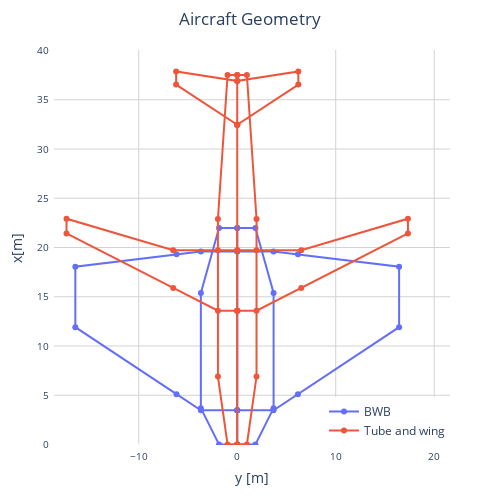

Source (notebook cell):
### Code cell
# BWB
y_wingBWB = np.array(
    [0, wing_root_yBWB, wing_kink_yBWB, wing_tip_yBWB, wing_tip_yBWB, wing_kink_yBWB, wing_root_yBWB, 0, 0]
)

x_wingBWB = np.array(
    [
        0,
        0,
        wing_kink_leading_edge_xBWB,
        wing_tip_leading_edge_xBWB,
        wing_tip_leading_edge_xBWB + wing_tip_chordBWB,
        wing_kink_leading_edge_xBWB + wing_kink_chordBWB,
        wing_root_chordBWB,
        wing_root_chordBWB,
        0,
    ]
)
"""
#####################################
# Horizontal Tail parameters - NOT INTERESTED IN THIS FOR A BWB, ALL SET TO ZERO!! (non existent tail!! )
# ht_root_chord = variables["data:geometry:horizontal_tail:root:chord"].value[0]
# ht_tip_chord = variables["data:geometry:horizontal_tail:tip:chord"].value[0]
# ht_span = variables["data:geometry:horizontal_tail:span"].value[0]
# ht_sweep_0 = variables["data:geometry:horizontal_tail:sweep_0"].value[0]

# ht_tip_leading_edge_x = ht_span / 2.0 * np.tan(ht_sweep_0 * np.pi / 180.0)

# y_ht = np.array([0, ht_span / 2.0, ht_span / 2.0, 0.0, 0.0])

# x_ht = np.array(
#     [0, ht_tip_leading_edge_x, ht_tip_leading_edge_x + ht_tip_chord, ht_root_chord, 0]
# )
########################################
"""
# Fuselage parameters
fuselage_max_widthBWB = output_dataBWBsim1["data:geometry:fuselage:maximum_width"].value[0]
fuselage_lengthBWB = output_dataBWBsim1["data:geometry:fuselage:length"].value[0]
fuselage_front_lengthBWB = output_dataBWBsim1["data:geometry:fuselage:front_length"].value[0]
fuselage_rear_lengthBWB = output_dataBWBsim1["data:geometry:fuselage:rear_length"].value[0]

x_fuselageBWB = np.array(
    [
        0.0,
        0.0,
        fuselage_front_lengthBWB,
        fuselage_lengthBWB - fuselage_rear_lengthBWB,
        fuselage_lengthBWB,
        fuselage_lengthBWB,
    ]
)

y_fuselageBWB = np.array(
    [
        0.0,
        fuselage_max_widthBWB / 4.0,
        fuselage_max_widthBWB / 2.0,
        fuselage_max_widthBWB / 2.0,
        fuselage_max_widthBWB / 4.0,
        0.0,
    ]
)

# CGs
wing_25mac_xBWB = output_dataBWBsim1["data:geometry:wing:MAC:at25percent:x"].value[0]
wing_mac_lengthBWB = output_dataBWBsim1["data:geometry:wing:MAC:length"].value[0]
local_wing_mac_le_xBWB = output_dataBWBsim1["data:geometry:wing:MAC:leading_edge:x:local"].value[0]
local_ht_25mac_xBWB = output_dataBWBsim1["data:geometry:horizontal_tail:MAC:at25percent:x:local"].value[0]
ht_distance_from_wingBWB = output_dataBWBsim1[
    "data:geometry:horizontal_tail:MAC:at25percent:x:from_wingMAC25"
].value[0]

x_wingBWB = x_wingBWB + wing_25mac_xBWB - 0.25 * wing_mac_lengthBWB - local_wing_mac_le_xBWB
# x_ht = x_ht + wing_25mac_x + ht_distance_from_wing - local_ht_25mac_x # WON'T BE CONSIDERED FOR A BWB

# pylint: disable=invalid-name # that's a common naming
# x = np.concatenate((x_fuselage, x_wing, x_ht)) # ORIGINAL CODE, TUBE WING
xBWB = np.concatenate((x_fuselageBWB, x_wingBWB)) # BWB CONFIG, NO HT!!

# pylint: disable=invalid-name # that's a common naming
# y = np.concatenate((y_fuselage, y_wing, y_ht))
yBWB = np.concatenate((y_fuselageBWB, y_wingBWB))

# pylint: disable=invalid-name # that's a common naming
yBWB = np.concatenate((-yBWB, yBWB))
# pylint: disable=invalid-name # that's a common naming
xBWB = np.concatenate((xBWB, xBWB))

################# 
# TUBE AND WING
y_wingTW = np.array(
    [0, wing_root_yTW, wing_kink_yTW, wing_tip_yTW, wing_tip_yTW, wing_kink_yTW, wing_root_yTW, 0, 0]
)

x_wingTW = np.array(
    [
        0,
        0,
        wing_kink_leading_edge_xTW,
        wing_tip_leading_edge_xTW,
        wing_tip_leading_edge_xTW + wing_tip_chordTW,
        wing_kink_leading_edge_xTW + wing_kink_chordTW,
        wing_root_chordTW,
        wing_root_chordTW,
        0,
    ]
)

#####################################
# Horizontal Tail parameters - NOT INTERESTED IN THIS FOR A TW, ALL SET TO ZERO!! (non existent tail!! )
ht_root_chordTW = output_dataTW["data:geometry:horizontal_tail:root:chord"].value[0]
ht_tip_chordTW = output_dataTW["data:geometry:horizontal_tail:tip:chord"].value[0]
ht_spanTW = output_dataTW["data:geometry:horizontal_tail:span"].value[0]
ht_sweep_0TW = output_dataTW["data:geometry:horizontal_tail:sweep_0"].value[0]

ht_tip_leading_edge_xTW = ht_spanTW / 2.0 * np.tan(ht_sweep_0TW * np.pi / 180.0)

y_htTW = np.array([0, ht_spanTW / 2.0, ht_spanTW / 2.0, 0.0, 0.0])

x_htTW = np.array(
    [0, ht_tip_leading_edge_xTW, ht_tip_leading_edge_xTW + ht_tip_chordTW, ht_root_chordTW, 0]
)
########################################

# Fuselage parameters
fuselage_max_widthTW = output_dataTW["data:geometry:fuselage:maximum_width"].value[0]
fuselage_lengthTW = output_dataTW["data:geometry:fuselage:length"].value[0]
fuselage_front_lengthTW = output_dataTW["data:geometry:fuselage:front_length"].value[0]
fuselage_rear_lengthTW = output_dataTW["data:geometry:fuselage:rear_length"].value[0]

x_fuselageTW = np.array(
    [
        0.0,
        0.0,
        fuselage_front_lengthTW,
        fuselage_lengthTW - fuselage_rear_lengthTW,
        fuselage_lengthTW,
        fuselage_lengthTW,
    ]
)

y_fuselageTW = np.array(
    [
        0.0,
        fuselage_max_widthTW / 4.0,
        fuselage_max_widthTW / 2.0,
        fuselage_max_widthTW / 2.0,
        fuselage_max_widthTW / 4.0,
        0.0,
    ]
)

# CGs
wing_25mac_xTW = output_dataTW["data:geometry:wing:MAC:at25percent:x"].value[0]
wing_mac_lengthTW = output_dataTW["data:geometry:wing:MAC:length"].value[0]
local_wing_mac_le_xTW = output_dataTW["data:geometry:wing:MAC:leading_edge:x:local"].value[0]
local_ht_25mac_xTW = output_dataTW["data:geometry:horizontal_tail:MAC:at25percent:x:local"].value[0]
ht_distance_from_wingTW = output_dataTW[
    "data:geometry:horizontal_tail:MAC:at25percent:x:from_wingMAC25"
].value[0]

x_wingTW = x_wingTW + wing_25mac_xTW - 0.25 * wing_mac_lengthTW - local_wing_mac_le_xTW
x_htTW = x_htTW + wing_25mac_xTW + ht_distance_from_wingTW - local_ht_25mac_xTW # WON'T BE CONSIDERED FOR A TW

# pylint: disable=invalid-name # that's a common naming
xTW = np.concatenate((x_fuselageTW, x_wingTW, x_htTW)) # ORIGINAL CODE, TUBE WING
# xTW = np.concatenate((x_fuselageTW, x_wingTW)) # TW CONFIG, NO HT!!

# pylint: disable=invalid-name # that's a common naming
yTW = np.concatenate((y_fuselageTW, y_wingTW, y_htTW))
# yTW = np.concatenate((y_fuselageTW, y_wingTW))

# pylint: disable=invalid-name # that's a common naming
yTW = np.concatenate((-yTW, yTW))
# pylint: disable=invalid-name # that's a common naming
xTW = np.concatenate((xTW, xTW))


# PLOT FIGURE
fig = go.Figure()

scatterBWB = go.Scatter(x=yBWB, y=xBWB, mode="lines+markers", name="BWB")
fig.add_trace(scatterBWB)

scatterTW = go.Scatter(x=yTW, y=xTW, mode="lines+markers", name="Tube and wing")
fig.add_trace(scatterTW)

fig.layout = go.Layout(yaxis=dict(scaleanchor="x", scaleratio=1))

fig = go.FigureWidget(fig)

# fig.update_layout(title_text="Aircraft Geometry", title_x=0.5, xaxis_title="y [m]", yaxis_title="x[m]", showlegend = True)

fig.update_layout(
    title_text="Aircraft Geometry",
    title_x=0.5,
    xaxis_title="y [m]",
    yaxis_title="x[m]",
    legend=dict(
        x=1,
        y=0,
        xanchor='right',
        yanchor='bottom'
    ),
    width=500,
    height=500,
    margin=dict(
        l=50,
        r=50,
        b=50,
        t=50,
        pad=4
    ),
    paper_bgcolor='white',
    plot_bgcolor='white',
    xaxis=dict(
        showgrid=True,
        gridcolor='lightgrey',
        range=[-10, 13],
        tickfont=dict(size=10)
    ),
    yaxis=dict(
        showgrid=True,
        gridcolor='lightgrey',
        range=[0, 40],
        tickfont=dict(size=10)
    )
)

fig.show()

### Figure 1 — Plotly figure (JSON) as saved in the notebook; plotly's stock layout.template omitted (floating-point values rounded to 4 significant figures)
{"data": [{"mode": "lines+markers", "name": "BWB", "type": "scatter", "uid": "078a4890-f178-435e-982b-1530531f197a", "x": [0, -1.846, -3.692, -3.692, -1.846, 0, 0, -3.692, -6.163, -16.44, -16.44, -6.163, -3.692, 0, 0, 0, 1.846, 3.692, 3.692, 1.846, 0, 0, 3.692, 6.163, 16.44, 16.44, 6.163, 3.692, 0, 0], "y": [0, 0, 3.692, 15.38, 21.97, 21.97, 3.471, 3.471, 5.109, 11.91, 18.05, 19.3, 19.61, 19.61, 3.471, 0, 0, 3.692, 15.38, 21.97, 21.97, 3.471, 3.471, 5.109, 11.91, 18.05, 19.3, 19.61, 19.61, 3.471]}, {"mode": "lines+markers", "name": "Tube and wing", "type": "scatter", "uid": "d9bf8ab5-a1d9-4e5a-a998-4c8cb589ff13", "x": [0, -0.98, -1.96, -1.96, -0.98, 0, 0, -1.96, -6.499, -17.33, -17.33, -6.499, -1.96, 0, 0, 0, -6.203, -6.203, 0, 0, 0, 0.98, 1.96, 1.96, 0.98, 0, 0, 1.96, 6.499, 17.33, 17.33, 6.499, 1.96, 0, 0, 0, 6.203, 6.203, 0, 0], "y": [0, 0, 6.902, 22.89, 37.51, 37.51, 13.59, 13.59, 15.9, 21.43, 22.92, 19.72, 19.72, 19.72, 13.59, 32.46, 36.54, 37.87, 36.91, 32.46, 0, 0, 6.902, 22.89, 37.51, 37.51, 13.59, 13.59, 15.9, 21.43, 22.92, 19.72, 19.72, 19.72, 13.59, 32.46, 36.54, 37.87, 36.91, 32.46]}], "layout": {"height": 500, "legend": {"x": 1, "xanchor": "right", "y": 0, "yanchor": "bottom"}, "margin": {"b": 50, "l": 50, "pad": 4, "r": 50, "t": 50}, "paper_bgcolor": "white", "plot_bgcolor": "white", "title": {"text": "Aircraft Geometry", "x": 0.5}, "width": 500, "xaxis": {"gridcolor": "lightgrey", "range": [-10, 13], "showgrid": true, "tickfont": {"size": 10}, "title": {"text": "y [m]"}}, "yaxis": {"gridcolor": "lightgrey", "range": [0, 40], "scaleanchor": "x", "scaleratio": 1, "showgrid": true, "tickfont": {"size": 10}, "title": {"text": "x[m]"}}}}
